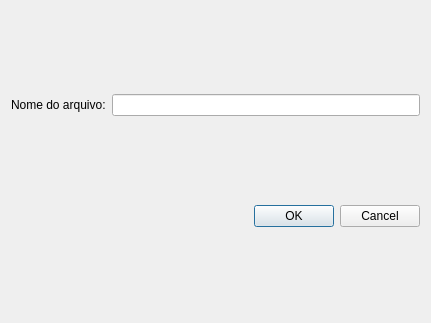
<?xml version="1.0" encoding="UTF-8"?>
<ui version="4.0">
 <class>DialogSave</class>
 <widget class="QDialog" name="DialogSave">
  <property name="geometry">
   <rect>
    <x>0</x>
    <y>0</y>
    <width>431</width>
    <height>323</height>
   </rect>
  </property>
  <property name="windowTitle">
   <string>Dialog</string>
  </property>
  <layout class="QVBoxLayout" name="verticalLayout">
   <item>
    <layout class="QHBoxLayout" name="horizontalLayout">
     <item>
      <widget class="QLabel" name="label">
       <property name="text">
        <string>Nome do arquivo:</string>
       </property>
      </widget>
     </item>
     <item>
      <widget class="QLineEdit" name="lineEditSaveName"/>
     </item>
    </layout>
   </item>
   <item>
    <widget class="QDialogButtonBox" name="buttonBox">
     <property name="orientation">
      <enum>Qt::Horizontal</enum>
     </property>
     <property name="standardButtons">
      <set>QDialogButtonBox::Cancel|QDialogButtonBox::Ok</set>
     </property>
    </widget>
   </item>
  </layout>
 </widget>
 <resources/>
 <connections>
  <connection>
   <sender>buttonBox</sender>
   <signal>accepted()</signal>
   <receiver>DialogSave</receiver>
   <slot>accept()</slot>
   <hints>
    <hint type="sourcelabel">
     <x>248</x>
     <y>254</y>
    </hint>
    <hint type="destinationlabel">
     <x>157</x>
     <y>274</y>
    </hint>
   </hints>
  </connection>
  <connection>
   <sender>buttonBox</sender>
   <signal>rejected()</signal>
   <receiver>DialogSave</receiver>
   <slot>reject()</slot>
   <hints>
    <hint type="sourcelabel">
     <x>316</x>
     <y>260</y>
    </hint>
    <hint type="destinationlabel">
     <x>286</x>
     <y>274</y>
    </hint>
   </hints>
  </connection>
 </connections>
</ui>
